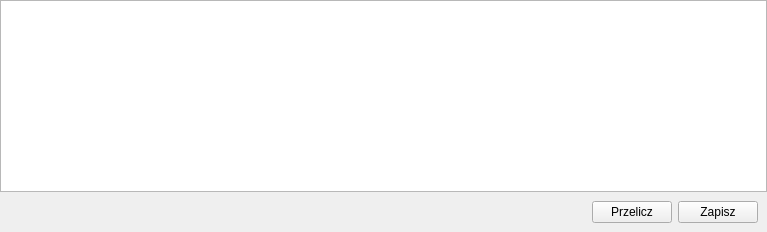
        <widget class="QWidget" name="tab_wydania">
         <attribute name="title">
          <string>Wydania</string>
         </attribute>
         <layout class="QVBoxLayout" name="verticalLayout_7">
          <property name="spacing">
           <number>0</number>
          </property>
          <property name="leftMargin">
           <number>0</number>
          </property>
          <property name="topMargin">
           <number>0</number>
          </property>
          <property name="rightMargin">
           <number>0</number>
          </property>
          <property name="bottomMargin">
           <number>0</number>
          </property>
          <item>
           <widget class="QWidget" name="widget_6" native="true">
            <layout class="QVBoxLayout" name="verticalLayout_5">
             <property name="spacing">
              <number>0</number>
             </property>
             <property name="leftMargin">
              <number>0</number>
             </property>
             <property name="topMargin">
              <number>0</number>
             </property>
             <property name="rightMargin">
              <number>0</number>
             </property>
             <property name="bottomMargin">
              <number>0</number>
             </property>
             <item>
              <widget class="QTableWidget" name="tab_dane_produktywnosc"/>
             </item>
             <item>
              <widget class="QWidget" name="widget_7" native="true">
               <layout class="QHBoxLayout" name="horizontalLayout_3">
                <item>
                 <spacer name="horizontalSpacer_2">
                  <property name="orientation">
                   <enum>Qt::Horizontal</enum>
                  </property>
                  <property name="sizeHint" stdset="0">
                   <size>
                    <width>583</width>
                    <height>20</height>
                   </size>
                  </property>
                 </spacer>
                </item>
                <item>
                 <widget class="QPushButton" name="btn_przeliczProduktywnosc">
                  <property name="text">
                   <string>Przelicz</string>
                  </property>
                 </widget>
                </item>
                <item>
                 <widget class="QPushButton" name="btn_zapiszProduktywnosc">
                  <property name="text">
                   <string>Zapisz</string>
                  </property>
                 </widget>
                </item>
               </layout>
              </widget>
             </item>
            </layout>
           </widget>
          </item>
         </layout>
        </widget>
